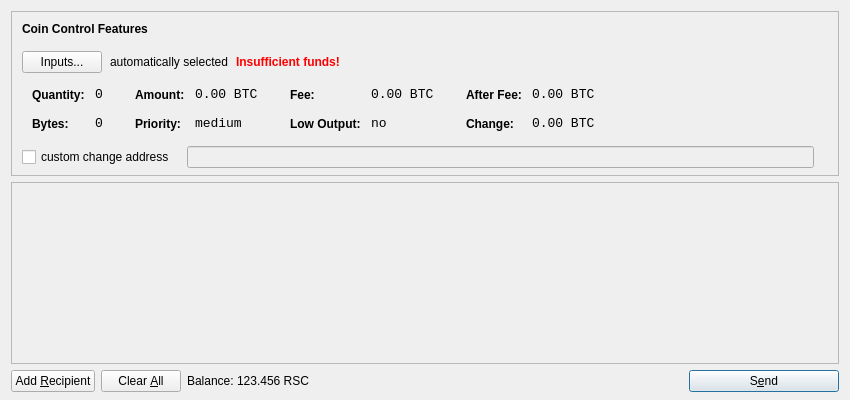
<?xml version="1.0" encoding="UTF-8"?>
<ui version="4.0">
 <class>SendCoinsDialog</class>
 <widget class="QDialog" name="SendCoinsDialog">
  <property name="geometry">
   <rect>
    <x>0</x>
    <y>0</y>
    <width>850</width>
    <height>400</height>
   </rect>
  </property>
  <property name="windowTitle">
   <string>Send Coins</string>
  </property>
  <layout class="QVBoxLayout" name="verticalLayout" stretch="0,1,0">
   <property name="bottomMargin">
    <number>8</number>
   </property>
   <item>
    <widget class="QFrame" name="frameCoinControl">
     <property name="sizePolicy">
      <sizepolicy hsizetype="Expanding" vsizetype="Expanding">
       <horstretch>0</horstretch>
       <verstretch>0</verstretch>
      </sizepolicy>
     </property>
     <property name="maximumSize">
      <size>
       <width>16777215</width>
       <height>16777215</height>
      </size>
     </property>
     <property name="frameShape">
      <enum>QFrame::StyledPanel</enum>
     </property>
     <property name="frameShadow">
      <enum>QFrame::Sunken</enum>
     </property>
     <layout class="QVBoxLayout" name="verticalLayoutCoinControl2">
      <property name="spacing">
       <number>-1</number>
      </property>
      <property name="leftMargin">
       <number>0</number>
      </property>
      <property name="topMargin">
       <number>0</number>
      </property>
      <property name="rightMargin">
       <number>0</number>
      </property>
      <property name="bottomMargin">
       <number>6</number>
      </property>
      <item>
       <layout class="QVBoxLayout" name="verticalLayoutCoinControl" stretch="0,0,0,0,1">
        <property name="spacing">
         <number>0</number>
        </property>
        <property name="leftMargin">
         <number>10</number>
        </property>
        <property name="topMargin">
         <number>10</number>
        </property>
        <item>
         <layout class="QHBoxLayout" name="horizontalLayoutCoinControl1">
          <property name="bottomMargin">
           <number>15</number>
          </property>
          <item>
           <widget class="QLabel" name="labelCoinControlFeatures">
            <property name="sizePolicy">
             <sizepolicy hsizetype="Preferred" vsizetype="Maximum">
              <horstretch>0</horstretch>
              <verstretch>0</verstretch>
             </sizepolicy>
            </property>
            <property name="font">
             <font>
              <weight>75</weight>
              <bold>true</bold>
             </font>
            </property>
            <property name="styleSheet">
             <string notr="true">font-weight:bold;</string>
            </property>
            <property name="text">
             <string>Coin Control Features</string>
            </property>
           </widget>
          </item>
         </layout>
        </item>
        <item>
         <layout class="QHBoxLayout" name="horizontalLayoutCoinControl2" stretch="0,0,0,0">
          <property name="spacing">
           <number>8</number>
          </property>
          <property name="bottomMargin">
           <number>10</number>
          </property>
          <item>
           <widget class="QPushButton" name="pushButtonCoinControl">
            <property name="styleSheet">
             <string notr="true"/>
            </property>
            <property name="text">
             <string>Inputs...</string>
            </property>
           </widget>
          </item>
          <item>
           <widget class="QLabel" name="labelCoinControlAutomaticallySelected">
            <property name="text">
             <string>automatically selected</string>
            </property>
            <property name="margin">
             <number>5</number>
            </property>
           </widget>
          </item>
          <item>
           <widget class="QLabel" name="labelCoinControlInsuffFunds">
            <property name="font">
             <font>
              <weight>75</weight>
              <bold>true</bold>
             </font>
            </property>
            <property name="styleSheet">
             <string notr="true">color:red;font-weight:bold;</string>
            </property>
            <property name="text">
             <string>Insufficient funds!</string>
            </property>
            <property name="margin">
             <number>5</number>
            </property>
           </widget>
          </item>
          <item>
           <spacer name="horizontalSpacerCoinControl">
            <property name="orientation">
             <enum>Qt::Horizontal</enum>
            </property>
            <property name="sizeHint" stdset="0">
             <size>
              <width>40</width>
              <height>1</height>
             </size>
            </property>
           </spacer>
          </item>
         </layout>
        </item>
        <item>
         <widget class="QWidget" name="widgetCoinControl" native="true">
          <property name="sizePolicy">
           <sizepolicy hsizetype="Preferred" vsizetype="Preferred">
            <horstretch>0</horstretch>
            <verstretch>0</verstretch>
           </sizepolicy>
          </property>
          <property name="minimumSize">
           <size>
            <width>0</width>
            <height>0</height>
           </size>
          </property>
          <property name="styleSheet">
           <string notr="true"/>
          </property>
          <layout class="QHBoxLayout" name="horizontalLayoutCoinControl5">
           <property name="margin">
            <number>0</number>
           </property>
           <item>
            <layout class="QHBoxLayout" name="horizontalLayoutCoinControl3" stretch="0,0,0,1">
             <property name="spacing">
              <number>20</number>
             </property>
             <property name="topMargin">
              <number>0</number>
             </property>
             <property name="bottomMargin">
              <number>10</number>
             </property>
             <item>
              <layout class="QFormLayout" name="formLayoutCoinControl1">
               <property name="horizontalSpacing">
                <number>10</number>
               </property>
               <property name="verticalSpacing">
                <number>14</number>
               </property>
               <property name="leftMargin">
                <number>10</number>
               </property>
               <property name="topMargin">
                <number>4</number>
               </property>
               <property name="rightMargin">
                <number>6</number>
               </property>
               <item row="0" column="0">
                <widget class="QLabel" name="labelCoinControlQuantityText">
                 <property name="styleSheet">
                  <string notr="true">font-weight:bold;</string>
                 </property>
                 <property name="text">
                  <string>Quantity:</string>
                 </property>
                 <property name="margin">
                  <number>0</number>
                 </property>
                </widget>
               </item>
               <item row="0" column="1">
                <widget class="QLabel" name="labelCoinControlQuantity">
                 <property name="font">
                  <font>
                   <family>Monospace</family>
                   <pointsize>10</pointsize>
                  </font>
                 </property>
                 <property name="cursor">
                  <cursorShape>IBeamCursor</cursorShape>
                 </property>
                 <property name="contextMenuPolicy">
                  <enum>Qt::ActionsContextMenu</enum>
                 </property>
                 <property name="text">
                  <string notr="true">0</string>
                 </property>
                 <property name="margin">
                  <number>0</number>
                 </property>
                 <property name="textInteractionFlags">
                  <set>Qt::LinksAccessibleByMouse|Qt::TextSelectableByKeyboard|Qt::TextSelectableByMouse</set>
                 </property>
                </widget>
               </item>
               <item row="1" column="0">
                <widget class="QLabel" name="labelCoinControlBytesText">
                 <property name="styleSheet">
                  <string notr="true">font-weight:bold;</string>
                 </property>
                 <property name="text">
                  <string>Bytes:</string>
                 </property>
                </widget>
               </item>
               <item row="1" column="1">
                <widget class="QLabel" name="labelCoinControlBytes">
                 <property name="font">
                  <font>
                   <family>Monospace</family>
                   <pointsize>10</pointsize>
                  </font>
                 </property>
                 <property name="cursor">
                  <cursorShape>IBeamCursor</cursorShape>
                 </property>
                 <property name="contextMenuPolicy">
                  <enum>Qt::ActionsContextMenu</enum>
                 </property>
                 <property name="text">
                  <string notr="true">0</string>
                 </property>
                 <property name="textInteractionFlags">
                  <set>Qt::LinksAccessibleByMouse|Qt::TextSelectableByKeyboard|Qt::TextSelectableByMouse</set>
                 </property>
                </widget>
               </item>
              </layout>
             </item>
             <item>
              <layout class="QFormLayout" name="formLayoutCoinControl2">
               <property name="horizontalSpacing">
                <number>10</number>
               </property>
               <property name="verticalSpacing">
                <number>14</number>
               </property>
               <property name="leftMargin">
                <number>6</number>
               </property>
               <property name="topMargin">
                <number>4</number>
               </property>
               <property name="rightMargin">
                <number>6</number>
               </property>
               <item row="0" column="0">
                <widget class="QLabel" name="labelCoinControlAmountText">
                 <property name="styleSheet">
                  <string notr="true">font-weight:bold;</string>
                 </property>
                 <property name="text">
                  <string>Amount:</string>
                 </property>
                 <property name="margin">
                  <number>0</number>
                 </property>
                </widget>
               </item>
               <item row="0" column="1">
                <widget class="QLabel" name="labelCoinControlAmount">
                 <property name="font">
                  <font>
                   <family>Monospace</family>
                   <pointsize>10</pointsize>
                  </font>
                 </property>
                 <property name="cursor">
                  <cursorShape>IBeamCursor</cursorShape>
                 </property>
                 <property name="contextMenuPolicy">
                  <enum>Qt::ActionsContextMenu</enum>
                 </property>
                 <property name="text">
                  <string notr="true">0.00 BTC</string>
                 </property>
                 <property name="textInteractionFlags">
                  <set>Qt::LinksAccessibleByMouse|Qt::TextSelectableByKeyboard|Qt::TextSelectableByMouse</set>
                 </property>
                </widget>
               </item>
               <item row="1" column="0">
                <widget class="QLabel" name="labelCoinControlPriorityText">
                 <property name="styleSheet">
                  <string notr="true">font-weight:bold;</string>
                 </property>
                 <property name="text">
                  <string>Priority:</string>
                 </property>
                </widget>
               </item>
               <item row="1" column="1">
                <widget class="QLabel" name="labelCoinControlPriority">
                 <property name="font">
                  <font>
                   <family>Monospace</family>
                   <pointsize>10</pointsize>
                  </font>
                 </property>
                 <property name="cursor">
                  <cursorShape>IBeamCursor</cursorShape>
                 </property>
                 <property name="contextMenuPolicy">
                  <enum>Qt::ActionsContextMenu</enum>
                 </property>
                 <property name="text">
                  <string>medium</string>
                 </property>
                 <property name="textInteractionFlags">
                  <set>Qt::LinksAccessibleByMouse|Qt::TextSelectableByKeyboard|Qt::TextSelectableByMouse</set>
                 </property>
                </widget>
               </item>
              </layout>
             </item>
             <item>
              <layout class="QFormLayout" name="formLayoutCoinControl3">
               <property name="horizontalSpacing">
                <number>10</number>
               </property>
               <property name="verticalSpacing">
                <number>14</number>
               </property>
               <property name="leftMargin">
                <number>6</number>
               </property>
               <property name="topMargin">
                <number>4</number>
               </property>
               <property name="rightMargin">
                <number>6</number>
               </property>
               <item row="0" column="0">
                <widget class="QLabel" name="labelCoinControlFeeText">
                 <property name="styleSheet">
                  <string notr="true">font-weight:bold;</string>
                 </property>
                 <property name="text">
                  <string>Fee:</string>
                 </property>
                 <property name="margin">
                  <number>0</number>
                 </property>
                </widget>
               </item>
               <item row="0" column="1">
                <widget class="QLabel" name="labelCoinControlFee">
                 <property name="font">
                  <font>
                   <family>Monospace</family>
                   <pointsize>10</pointsize>
                  </font>
                 </property>
                 <property name="cursor">
                  <cursorShape>IBeamCursor</cursorShape>
                 </property>
                 <property name="contextMenuPolicy">
                  <enum>Qt::ActionsContextMenu</enum>
                 </property>
                 <property name="text">
                  <string notr="true">0.00 BTC</string>
                 </property>
                 <property name="textInteractionFlags">
                  <set>Qt::LinksAccessibleByMouse|Qt::TextSelectableByKeyboard|Qt::TextSelectableByMouse</set>
                 </property>
                </widget>
               </item>
               <item row="1" column="0">
                <widget class="QLabel" name="labelCoinControlLowOutputText">
                 <property name="styleSheet">
                  <string notr="true">font-weight:bold;</string>
                 </property>
                 <property name="text">
                  <string>Low Output:</string>
                 </property>
                </widget>
               </item>
               <item row="1" column="1">
                <widget class="QLabel" name="labelCoinControlLowOutput">
                 <property name="font">
                  <font>
                   <family>Monospace</family>
                   <pointsize>10</pointsize>
                  </font>
                 </property>
                 <property name="cursor">
                  <cursorShape>IBeamCursor</cursorShape>
                 </property>
                 <property name="contextMenuPolicy">
                  <enum>Qt::ActionsContextMenu</enum>
                 </property>
                 <property name="text">
                  <string>no</string>
                 </property>
                 <property name="textInteractionFlags">
                  <set>Qt::LinksAccessibleByMouse|Qt::TextSelectableByKeyboard|Qt::TextSelectableByMouse</set>
                 </property>
                </widget>
               </item>
              </layout>
             </item>
             <item>
              <layout class="QFormLayout" name="formLayoutCoinControl4">
               <property name="horizontalSpacing">
                <number>10</number>
               </property>
               <property name="verticalSpacing">
                <number>14</number>
               </property>
               <property name="leftMargin">
                <number>6</number>
               </property>
               <property name="topMargin">
                <number>4</number>
               </property>
               <property name="rightMargin">
                <number>6</number>
               </property>
               <item row="0" column="0">
                <widget class="QLabel" name="labelCoinControlAfterFeeText">
                 <property name="styleSheet">
                  <string notr="true">font-weight:bold;</string>
                 </property>
                 <property name="text">
                  <string>After Fee:</string>
                 </property>
                 <property name="margin">
                  <number>0</number>
                 </property>
                </widget>
               </item>
               <item row="0" column="1">
                <widget class="QLabel" name="labelCoinControlAfterFee">
                 <property name="font">
                  <font>
                   <family>Monospace</family>
                   <pointsize>10</pointsize>
                  </font>
                 </property>
                 <property name="cursor">
                  <cursorShape>IBeamCursor</cursorShape>
                 </property>
                 <property name="contextMenuPolicy">
                  <enum>Qt::ActionsContextMenu</enum>
                 </property>
                 <property name="text">
                  <string notr="true">0.00 BTC</string>
                 </property>
                 <property name="textInteractionFlags">
                  <set>Qt::LinksAccessibleByMouse|Qt::TextSelectableByKeyboard|Qt::TextSelectableByMouse</set>
                 </property>
                </widget>
               </item>
               <item row="1" column="0">
                <widget class="QLabel" name="labelCoinControlChangeText">
                 <property name="styleSheet">
                  <string notr="true">font-weight:bold;</string>
                 </property>
                 <property name="text">
                  <string>Change:</string>
                 </property>
                </widget>
               </item>
               <item row="1" column="1">
                <widget class="QLabel" name="labelCoinControlChange">
                 <property name="font">
                  <font>
                   <family>Monospace</family>
                   <pointsize>10</pointsize>
                  </font>
                 </property>
                 <property name="cursor">
                  <cursorShape>IBeamCursor</cursorShape>
                 </property>
                 <property name="contextMenuPolicy">
                  <enum>Qt::ActionsContextMenu</enum>
                 </property>
                 <property name="text">
                  <string notr="true">0.00 BTC</string>
                 </property>
                 <property name="textInteractionFlags">
                  <set>Qt::LinksAccessibleByMouse|Qt::TextSelectableByKeyboard|Qt::TextSelectableByMouse</set>
                 </property>
                </widget>
               </item>
              </layout>
             </item>
            </layout>
           </item>
          </layout>
         </widget>
        </item>
        <item>
         <layout class="QHBoxLayout" name="horizontalLayoutCoinControl4" stretch="0,0,0">
          <property name="spacing">
           <number>12</number>
          </property>
          <property name="sizeConstraint">
           <enum>QLayout::SetDefaultConstraint</enum>
          </property>
          <property name="topMargin">
           <number>5</number>
          </property>
          <property name="rightMargin">
           <number>5</number>
          </property>
          <item>
           <widget class="QCheckBox" name="checkBoxCoinControlChange">
            <property name="text">
             <string>custom change address</string>
            </property>
           </widget>
          </item>
          <item>
           <widget class="QLineEdit" name="lineEditCoinControlChange">
            <property name="enabled">
             <bool>false</bool>
            </property>
            <property name="sizePolicy">
             <sizepolicy hsizetype="Expanding" vsizetype="Fixed">
              <horstretch>0</horstretch>
              <verstretch>0</verstretch>
             </sizepolicy>
            </property>
           </widget>
          </item>
          <item>
           <widget class="QLabel" name="labelCoinControlChangeLabel">
            <property name="sizePolicy">
             <sizepolicy hsizetype="Preferred" vsizetype="Expanding">
              <horstretch>0</horstretch>
              <verstretch>0</verstretch>
             </sizepolicy>
            </property>
            <property name="minimumSize">
             <size>
              <width>0</width>
              <height>0</height>
             </size>
            </property>
            <property name="text">
             <string/>
            </property>
            <property name="margin">
             <number>3</number>
            </property>
           </widget>
          </item>
         </layout>
        </item>
        <item>
         <spacer name="verticalSpacerCoinControl">
          <property name="orientation">
           <enum>Qt::Vertical</enum>
          </property>
          <property name="sizeHint" stdset="0">
           <size>
            <width>800</width>
            <height>1</height>
           </size>
          </property>
         </spacer>
        </item>
       </layout>
      </item>
     </layout>
    </widget>
   </item>
   <item>
    <widget class="QScrollArea" name="scrollArea">
     <property name="widgetResizable">
      <bool>true</bool>
     </property>
     <widget class="QWidget" name="scrollAreaWidgetContents">
      <property name="geometry">
       <rect>
        <x>0</x>
        <y>0</y>
        <width>830</width>
        <height>165</height>
       </rect>
      </property>
      <layout class="QVBoxLayout" name="verticalLayout_2">
       <property name="margin">
        <number>0</number>
       </property>
       <item>
        <layout class="QVBoxLayout" name="entries">
         <property name="spacing">
          <number>6</number>
         </property>
        </layout>
       </item>
       <item>
        <spacer name="verticalSpacer">
         <property name="orientation">
          <enum>Qt::Vertical</enum>
         </property>
         <property name="sizeHint" stdset="0">
          <size>
           <width>20</width>
           <height>40</height>
          </size>
         </property>
        </spacer>
       </item>
      </layout>
     </widget>
    </widget>
   </item>
   <item>
    <layout class="QHBoxLayout" name="horizontalLayout">
     <item>
      <widget class="QPushButton" name="addButton">
       <property name="toolTip">
        <string>Send to multiple recipients at once</string>
       </property>
       <property name="text">
        <string>Add &amp;Recipient</string>
       </property>
       <property name="icon">
        <iconset resource="../bitcoin.qrc">
         <normaloff>:/icons/add</normaloff>:/icons/add</iconset>
       </property>
       <property name="autoDefault">
        <bool>false</bool>
       </property>
      </widget>
     </item>
     <item>
      <widget class="QPushButton" name="clearButton">
       <property name="sizePolicy">
        <sizepolicy hsizetype="Minimum" vsizetype="Fixed">
         <horstretch>0</horstretch>
         <verstretch>0</verstretch>
        </sizepolicy>
       </property>
       <property name="toolTip">
        <string>Remove all transaction fields</string>
       </property>
       <property name="text">
        <string>Clear &amp;All</string>
       </property>
       <property name="icon">
        <iconset resource="../bitcoin.qrc">
         <normaloff>:/icons/remove</normaloff>:/icons/remove</iconset>
       </property>
       <property name="autoRepeatDelay">
        <number>300</number>
       </property>
       <property name="autoDefault">
        <bool>false</bool>
       </property>
      </widget>
     </item>
     <item>
      <layout class="QHBoxLayout" name="horizontalLayout_2">
       <property name="spacing">
        <number>3</number>
       </property>
       <item>
        <widget class="QLabel" name="label">
         <property name="text">
          <string>Balance:</string>
         </property>
        </widget>
       </item>
       <item>
        <widget class="QLabel" name="labelBalance">
         <property name="cursor">
          <cursorShape>IBeamCursor</cursorShape>
         </property>
         <property name="text">
          <string>123.456 RSC</string>
         </property>
         <property name="textInteractionFlags">
          <set>Qt::LinksAccessibleByMouse|Qt::TextSelectableByKeyboard|Qt::TextSelectableByMouse</set>
         </property>
        </widget>
       </item>
      </layout>
     </item>
     <item>
      <spacer name="horizontalSpacer">
       <property name="orientation">
        <enum>Qt::Horizontal</enum>
       </property>
       <property name="sizeHint" stdset="0">
        <size>
         <width>40</width>
         <height>20</height>
        </size>
       </property>
      </spacer>
     </item>
     <item>
      <widget class="QPushButton" name="sendButton">
       <property name="minimumSize">
        <size>
         <width>150</width>
         <height>0</height>
        </size>
       </property>
       <property name="toolTip">
        <string>Confirm the send action</string>
       </property>
       <property name="text">
        <string>S&amp;end</string>
       </property>
       <property name="icon">
        <iconset resource="../bitcoin.qrc">
         <normaloff>:/icons/send</normaloff>:/icons/send</iconset>
       </property>
       <property name="default">
        <bool>true</bool>
       </property>
      </widget>
     </item>
    </layout>
   </item>
  </layout>
 </widget>
 <resources>
  <include location="../bitcoin.qrc"/>
 </resources>
 <connections/>
</ui>
